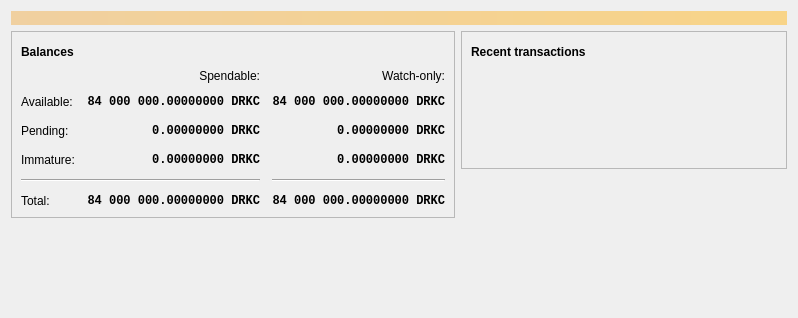
<?xml version="1.0" encoding="UTF-8"?>
<ui version="4.0">
 <class>OverviewPage</class>
 <widget class="QWidget" name="OverviewPage">
  <property name="geometry">
   <rect>
    <x>0</x>
    <y>0</y>
    <width>798</width>
    <height>318</height>
   </rect>
  </property>
  <property name="windowTitle">
   <string>Form</string>
  </property>
  <layout class="QVBoxLayout" name="topLayout">
   <item>
    <widget class="QLabel" name="labelAlerts">
     <property name="visible">
      <bool>false</bool>
     </property>
     <property name="styleSheet">
      <string notr="true">QLabel { background-color: qlineargradient(x1: 0, y1: 0, x2: 1, y2: 0, stop:0 #F0D0A0, stop:1 #F8D488); color:#000000; }</string>
     </property>
     <property name="wordWrap">
      <bool>true</bool>
     </property>
     <property name="margin">
      <number>3</number>
     </property>
     <property name="textInteractionFlags">
      <set>Qt::TextSelectableByMouse</set>
     </property>
    </widget>
   </item>
   <item>
    <layout class="QHBoxLayout" name="horizontalLayout" stretch="1,1">
     <item>
      <layout class="QVBoxLayout" name="verticalLayout_2">
       <item>
        <widget class="QFrame" name="frame">
         <property name="frameShape">
          <enum>QFrame::StyledPanel</enum>
         </property>
         <property name="frameShadow">
          <enum>QFrame::Raised</enum>
         </property>
         <layout class="QVBoxLayout" name="verticalLayout_4">
          <item>
           <layout class="QHBoxLayout" name="horizontalLayout_4">
            <item>
             <widget class="QLabel" name="label_5">
              <property name="font">
               <font>
                <weight>75</weight>
                <bold>true</bold>
               </font>
              </property>
              <property name="text">
               <string>Balances</string>
              </property>
             </widget>
            </item>
            <item>
             <widget class="QPushButton" name="labelWalletStatus">
              <property name="enabled">
               <bool>true</bool>
              </property>
              <property name="maximumSize">
               <size>
                <width>30</width>
                <height>16777215</height>
               </size>
              </property>
              <property name="toolTip">
               <string>The displayed information may be out of date. Your wallet automatically synchronizes with the DrakoCoin network after a connection is established, but this process has not completed yet.</string>
              </property>
              <property name="text">
               <string/>
              </property>
              <property name="icon">
               <iconset resource="../bitcoin.qrc">
                <normaloff>:/icons/warning</normaloff>
                <disabledoff>:/icons/warning</disabledoff>:/icons/warning</iconset>
              </property>
              <property name="iconSize">
               <size>
                <width>24</width>
                <height>24</height>
               </size>
              </property>
              <property name="flat">
               <bool>true</bool>
              </property>
             </widget>
            </item>
            <item>
             <spacer name="horizontalSpacer_3">
              <property name="orientation">
               <enum>Qt::Horizontal</enum>
              </property>
              <property name="sizeHint" stdset="0">
               <size>
                <width>40</width>
                <height>20</height>
               </size>
              </property>
             </spacer>
            </item>
           </layout>
          </item>
          <item>
           <layout class="QGridLayout" name="gridLayout">
            <property name="spacing">
             <number>12</number>
            </property>
            <item row="2" column="2">
             <widget class="QLabel" name="labelWatchPending">
              <property name="font">
               <font>
                <family>Monospace</family>
                <weight>75</weight>
                <bold>true</bold>
               </font>
              </property>
              <property name="cursor">
               <cursorShape>IBeamCursor</cursorShape>
              </property>
              <property name="toolTip">
               <string>Unconfirmed transactions to watch-only addresses</string>
              </property>
              <property name="text">
               <string notr="true">0.00000000 DRKC</string>
              </property>
              <property name="alignment">
               <set>Qt::AlignRight|Qt::AlignTrailing|Qt::AlignVCenter</set>
              </property>
              <property name="textInteractionFlags">
               <set>Qt::LinksAccessibleByMouse|Qt::TextSelectableByKeyboard|Qt::TextSelectableByMouse</set>
              </property>
             </widget>
            </item>
            <item row="2" column="1">
             <widget class="QLabel" name="labelUnconfirmed">
              <property name="font">
               <font>
                <family>Monospace</family>
                <weight>75</weight>
                <bold>true</bold>
               </font>
              </property>
              <property name="cursor">
               <cursorShape>IBeamCursor</cursorShape>
              </property>
              <property name="toolTip">
               <string>Total of transactions that have yet to be confirmed, and do not yet count toward the spendable balance</string>
              </property>
              <property name="text">
               <string notr="true">0.00000000 DRKC</string>
              </property>
              <property name="alignment">
               <set>Qt::AlignRight|Qt::AlignTrailing|Qt::AlignVCenter</set>
              </property>
              <property name="textInteractionFlags">
               <set>Qt::LinksAccessibleByMouse|Qt::TextSelectableByKeyboard|Qt::TextSelectableByMouse</set>
              </property>
             </widget>
            </item>
            <item row="3" column="2">
             <widget class="QLabel" name="labelWatchImmature">
              <property name="font">
               <font>
                <family>Monospace</family>
                <weight>75</weight>
                <bold>true</bold>
               </font>
              </property>
              <property name="cursor">
               <cursorShape>IBeamCursor</cursorShape>
              </property>
              <property name="toolTip">
               <string>Mined balance in watch-only addresses that has not yet matured</string>
              </property>
              <property name="text">
               <string notr="true">0.00000000 DRKC</string>
              </property>
              <property name="alignment">
               <set>Qt::AlignRight|Qt::AlignTrailing|Qt::AlignVCenter</set>
              </property>
              <property name="textInteractionFlags">
               <set>Qt::LinksAccessibleByMouse|Qt::TextSelectableByKeyboard|Qt::TextSelectableByMouse</set>
              </property>
             </widget>
            </item>
            <item row="4" column="0" colspan="2">
             <widget class="Line" name="line">
              <property name="orientation">
               <enum>Qt::Horizontal</enum>
              </property>
             </widget>
            </item>
            <item row="4" column="2">
             <widget class="Line" name="lineWatchBalance">
              <property name="sizePolicy">
               <sizepolicy hsizetype="Preferred" vsizetype="Fixed">
                <horstretch>0</horstretch>
                <verstretch>0</verstretch>
               </sizepolicy>
              </property>
              <property name="minimumSize">
               <size>
                <width>140</width>
                <height>0</height>
               </size>
              </property>
              <property name="orientation">
               <enum>Qt::Horizontal</enum>
              </property>
             </widget>
            </item>
            <item row="5" column="0">
             <widget class="QLabel" name="labelTotalText">
              <property name="text">
               <string>Total:</string>
              </property>
             </widget>
            </item>
            <item row="3" column="1">
             <widget class="QLabel" name="labelImmature">
              <property name="font">
               <font>
                <family>Monospace</family>
                <weight>75</weight>
                <bold>true</bold>
               </font>
              </property>
              <property name="cursor">
               <cursorShape>IBeamCursor</cursorShape>
              </property>
              <property name="toolTip">
               <string>Mined balance that has not yet matured</string>
              </property>
              <property name="text">
               <string notr="true">0.00000000 DRKC</string>
              </property>
              <property name="alignment">
               <set>Qt::AlignRight|Qt::AlignTrailing|Qt::AlignVCenter</set>
              </property>
              <property name="textInteractionFlags">
               <set>Qt::LinksAccessibleByMouse|Qt::TextSelectableByKeyboard|Qt::TextSelectableByMouse</set>
              </property>
             </widget>
            </item>
            <item row="2" column="3">
             <spacer name="horizontalSpacer_2">
              <property name="orientation">
               <enum>Qt::Horizontal</enum>
              </property>
              <property name="sizeHint" stdset="0">
               <size>
                <width>40</width>
                <height>20</height>
               </size>
              </property>
             </spacer>
            </item>
            <item row="3" column="0">
             <widget class="QLabel" name="labelImmatureText">
              <property name="text">
               <string>Immature:</string>
              </property>
             </widget>
            </item>
            <item row="5" column="1">
             <widget class="QLabel" name="labelTotal">
              <property name="font">
               <font>
                <family>Monospace</family>
                <weight>75</weight>
                <bold>true</bold>
               </font>
              </property>
              <property name="cursor">
               <cursorShape>IBeamCursor</cursorShape>
              </property>
              <property name="toolTip">
               <string>Your current total balance</string>
              </property>
              <property name="text">
               <string notr="true">84 000 000.00000000 DRKC</string>
              </property>
              <property name="alignment">
               <set>Qt::AlignRight|Qt::AlignTrailing|Qt::AlignVCenter</set>
              </property>
              <property name="textInteractionFlags">
               <set>Qt::LinksAccessibleByMouse|Qt::TextSelectableByKeyboard|Qt::TextSelectableByMouse</set>
              </property>
             </widget>
            </item>
            <item row="5" column="2">
             <widget class="QLabel" name="labelWatchTotal">
              <property name="font">
               <font>
                <family>Monospace</family>
                <weight>75</weight>
                <bold>true</bold>
               </font>
              </property>
              <property name="cursor">
               <cursorShape>IBeamCursor</cursorShape>
              </property>
              <property name="toolTip">
               <string>Current total balance in watch-only addresses</string>
              </property>
              <property name="text">
               <string notr="true">84 000 000.00000000 DRKC</string>
              </property>
              <property name="alignment">
               <set>Qt::AlignRight|Qt::AlignTrailing|Qt::AlignVCenter</set>
              </property>
              <property name="textInteractionFlags">
               <set>Qt::LinksAccessibleByMouse|Qt::TextSelectableByKeyboard|Qt::TextSelectableByMouse</set>
              </property>
             </widget>
            </item>
            <item row="0" column="2">
             <widget class="QLabel" name="labelWatchonly">
              <property name="text">
               <string>Watch-only:</string>
              </property>
              <property name="alignment">
               <set>Qt::AlignRight|Qt::AlignTrailing|Qt::AlignVCenter</set>
              </property>
             </widget>
            </item>
            <item row="1" column="0">
             <widget class="QLabel" name="labelBalanceText">
              <property name="text">
               <string>Available:</string>
              </property>
             </widget>
            </item>
            <item row="1" column="1">
             <widget class="QLabel" name="labelBalance">
              <property name="font">
               <font>
                <family>Monospace</family>
                <weight>75</weight>
                <bold>true</bold>
               </font>
              </property>
              <property name="cursor">
               <cursorShape>IBeamCursor</cursorShape>
              </property>
              <property name="toolTip">
               <string>Your current spendable balance</string>
              </property>
              <property name="text">
               <string notr="true">84 000 000.00000000 DRKC</string>
              </property>
              <property name="alignment">
               <set>Qt::AlignRight|Qt::AlignTrailing|Qt::AlignVCenter</set>
              </property>
              <property name="textInteractionFlags">
               <set>Qt::LinksAccessibleByMouse|Qt::TextSelectableByKeyboard|Qt::TextSelectableByMouse</set>
              </property>
             </widget>
            </item>
            <item row="1" column="2">
             <widget class="QLabel" name="labelWatchAvailable">
              <property name="font">
               <font>
                <family>Monospace</family>
                <weight>75</weight>
                <bold>true</bold>
               </font>
              </property>
              <property name="cursor">
               <cursorShape>IBeamCursor</cursorShape>
              </property>
              <property name="toolTip">
               <string>Your current balance in watch-only addresses</string>
              </property>
              <property name="text">
               <string notr="true">84 000 000.00000000 DRKC</string>
              </property>
              <property name="alignment">
               <set>Qt::AlignRight|Qt::AlignTrailing|Qt::AlignVCenter</set>
              </property>
              <property name="textInteractionFlags">
               <set>Qt::LinksAccessibleByMouse|Qt::TextSelectableByKeyboard|Qt::TextSelectableByMouse</set>
              </property>
             </widget>
            </item>
            <item row="2" column="0">
             <widget class="QLabel" name="labelPendingText">
              <property name="text">
               <string>Pending:</string>
              </property>
             </widget>
            </item>
            <item row="0" column="1">
             <widget class="QLabel" name="labelSpendable">
              <property name="text">
               <string>Spendable:</string>
              </property>
              <property name="alignment">
               <set>Qt::AlignRight|Qt::AlignTrailing|Qt::AlignVCenter</set>
              </property>
             </widget>
            </item>
           </layout>
          </item>
         </layout>
        </widget>
       </item>
       <item>
        <spacer name="verticalSpacer">
         <property name="orientation">
          <enum>Qt::Vertical</enum>
         </property>
         <property name="sizeHint" stdset="0">
          <size>
           <width>20</width>
           <height>40</height>
          </size>
         </property>
        </spacer>
       </item>
      </layout>
     </item>
     <item>
      <layout class="QVBoxLayout" name="verticalLayout_3">
       <item>
        <widget class="QFrame" name="frame_2">
         <property name="frameShape">
          <enum>QFrame::StyledPanel</enum>
         </property>
         <property name="frameShadow">
          <enum>QFrame::Raised</enum>
         </property>
         <layout class="QVBoxLayout" name="verticalLayout">
          <item>
           <layout class="QHBoxLayout" name="horizontalLayout_2">
            <item>
             <widget class="QLabel" name="label_4">
              <property name="font">
               <font>
                <weight>75</weight>
                <bold>true</bold>
               </font>
              </property>
              <property name="text">
               <string>Recent transactions</string>
              </property>
             </widget>
            </item>
            <item>
             <widget class="QPushButton" name="labelTransactionsStatus">
              <property name="enabled">
               <bool>true</bool>
              </property>
              <property name="maximumSize">
               <size>
                <width>30</width>
                <height>16777215</height>
               </size>
              </property>
              <property name="toolTip">
               <string>The displayed information may be out of date. Your wallet automatically synchronizes with the DrakoCoin network after a connection is established, but this process has not completed yet.</string>
              </property>
              <property name="text">
               <string/>
              </property>
              <property name="icon">
               <iconset resource="../bitcoin.qrc">
                <normaloff>:/icons/warning</normaloff>
                <disabledoff>:/icons/warning</disabledoff>:/icons/warning</iconset>
              </property>
              <property name="iconSize">
               <size>
                <width>24</width>
                <height>24</height>
               </size>
              </property>
              <property name="flat">
               <bool>true</bool>
              </property>
             </widget>
            </item>
            <item>
             <spacer name="horizontalSpacer">
              <property name="orientation">
               <enum>Qt::Horizontal</enum>
              </property>
              <property name="sizeHint" stdset="0">
               <size>
                <width>40</width>
                <height>20</height>
               </size>
              </property>
             </spacer>
            </item>
           </layout>
          </item>
          <item>
           <widget class="TransactionOverviewWidget" name="listTransactions">
            <property name="styleSheet">
             <string notr="true">QListView { background: transparent; }</string>
            </property>
            <property name="frameShape">
             <enum>QFrame::NoFrame</enum>
            </property>
            <property name="verticalScrollBarPolicy">
             <enum>Qt::ScrollBarAlwaysOff</enum>
            </property>
            <property name="horizontalScrollBarPolicy">
             <enum>Qt::ScrollBarAlwaysOff</enum>
            </property>
            <property name="sizeAdjustPolicy">
             <enum>QAbstractScrollArea::AdjustToContents</enum>
            </property>
            <property name="selectionMode">
             <enum>QAbstractItemView::NoSelection</enum>
            </property>
            <property name="uniformItemSizes">
             <bool>true</bool>
            </property>
           </widget>
          </item>
         </layout>
        </widget>
       </item>
       <item>
        <spacer name="verticalSpacer_2">
         <property name="orientation">
          <enum>Qt::Vertical</enum>
         </property>
         <property name="sizeHint" stdset="0">
          <size>
           <width>20</width>
           <height>40</height>
          </size>
         </property>
        </spacer>
       </item>
      </layout>
     </item>
    </layout>
   </item>
  </layout>
 </widget>
 <customwidgets>
  <customwidget>
   <class>TransactionOverviewWidget</class>
   <extends>QListView</extends>
   <header>qt/transactionoverviewwidget.h</header>
  </customwidget>
 </customwidgets>
 <resources/>
 <connections/>
</ui>
